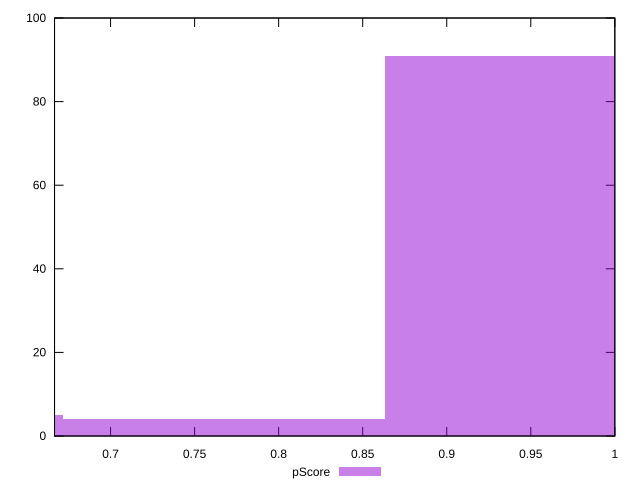

Here is the gnuplot script that generated this plot:
reset

$pScore <<EOF
0.959506067101457 91
0.7676048536811656 4
0.5757036402608742 5
EOF

set key outside below
set boxwidth 0.1919012134202914
set xrange [0.6666666666666666:1]
set yrange [0:100]
set trange [0:100]
set style fill transparent solid 0.5 noborder
set terminal svg size 640, 490 enhanced background rgb 'white'
set output "report_00012_2021-02-09T11:01:39.952Z/unminified-css/samples/pages/pScore/histogram.svg"

plot $pScore title "pScore" with boxes

reset
